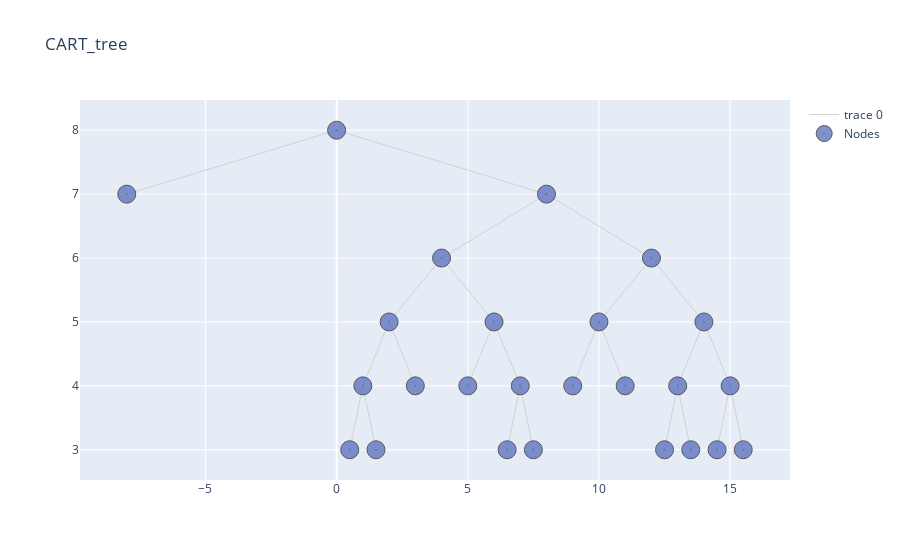

Notebook code cell kept with this figure:
### Code cell
#pd.set_option('display.max_rows', None)
#pd.set_option('display.max_colwidth', 3000)
import warnings
warnings.filterwarnings("ignore", category=FutureWarning) 
cart.print_tree(table = True, html = True).style.hide_index()

### Figure 1 — Plotly figure (JSON) as saved in the notebook; plotly's stock layout.template omitted (floating-point values rounded to 4 significant figures)
{"data": [{"hoverinfo": "none", "line": {"color": "rgb(210,210,210)", "width": 1}, "mode": "lines", "type": "scatter", "x": [0, -8, null, 0, 8, null, 8, 4, null, 8, 12, null, 4, 2, null, 4, 6, null, 12, 10, null, 12, 14, null, 2, 1, null, 2, 3, null, 6, 5, null, 6, 7, null, 10, 9, null, 10, 11, null, 14, 13, null, 14, 15, null, 1, 0.5, null, 1, 1.5, null, 7, 6.5, null, 7, 7.5, null, 13, 12.5, null, 13, 13.5, null, 15, 14.5, null, 15, 15.5, null], "y": [8, 7, null, 8, 7, null, 7, 6, null, 7, 6, null, 6, 5, null, 6, 5, null, 6, 5, null, 6, 5, null, 5, 4, null, 5, 4, null, 5, 4, null, 5, 4, null, 5, 4, null, 5, 4, null, 5, 4, null, 5, 4, null, 4, 3, null, 4, 3, null, 4, 3, null, 4, 3, null, 4, 3, null, 4, 3, null, 4, 3, null, 4, 3, null]}, {"hoverinfo": "text", "marker": {"color": "#6175c1", "line": {"color": "rgb(50,50,50)", "width": 1}, "size": 18, "symbol": "circle-dot"}, "mode": "markers", "name": "Nodes", "opacity": 0.8, "text": ["Node: n2, Bin Value: 158.2, pearson : 3860.8, Samples : 5", "Node: n25, Bin Value: 153.86, pearson : 1586.86, Samples : 7", "Node: n48, Bin Value: 130.62, pearson : 6015.08, Samples : 13", "Node: n49, Bin Value: 121.6, pearson : 37775.16, Samples : 121", "Node: n26, Bin Value: 75, pearson : 1702, Samples : 6", "Node: n54, Bin Value: 111.72, pearson : 20469.69, Samples : 68", "Node: n55, Bin Value: 124.75, pearson : 1135.5, Samples : 8", "Node: n28, Bin Value: 62.83, pearson : 1964.83, Samples : 6", "Node: n29, Bin Value: 86.17, pearson : 2388.83, Samples : 6", "Node: n60, Bin Value: 98.83, pearson : 730.83, Samples : 6", "Node: n61, Bin Value: 111.44, pearson : 7193.94, Samples : 16", "Node: n62, Bin Value: 93.2, pearson : 242.8, Samples : 5", "Node: n63, Bin Value: 104.38, pearson : 4275.08, Samples : 13", "Node: n1, Sales>0.91, pearson : 155526.82, Samples : 280", "Node: n3, Sales>9.95, pearson : 142503.0, Samples : 275", "Node: n6, Sales>7.52, pearson : 95241.93, Samples : 223", "Node: n12, CompPrice>148, pearson : 52885.89, Samples : 141", "Node: n24, Sales>3.42, pearson : 44745.38, Samples : 134", "Node: n13, CompPrice>98, pearson : 32591.38, Samples : 82", "Node: n27, Sales>9.39, pearson : 22820.36, Samples : 76", "Node: n7, CompPrice>113, pearson : 28594.83, Samples : 52", "Node: n14, Advertising>10, pearson : 5987.0, Samples : 12", "Node: n15, Sales>11.85, pearson : 14034.97, Samples : 40", "Node: n30, Sales>10.27, pearson : 8618, Samples : 22", "Node: n31, Sales>12.04, pearson : 4969.61, Samples : 18"], "type": "scatter", "x": [-8, 3, 0.5, 1.5, 5, 6.5, 7.5, 9, 11, 12.5, 13.5, 14.5, 15.5, 0, 8, 4, 2, 1, 6, 7, 12, 10, 14, 13, 15], "y": [7, 4, 3, 3, 4, 3, 3, 4, 4, 3, 3, 3, 3, 8, 7, 6, 5, 4, 5, 4, 6, 5, 5, 4, 4]}], "layout": {"title": {"text": "CART_tree"}}}
